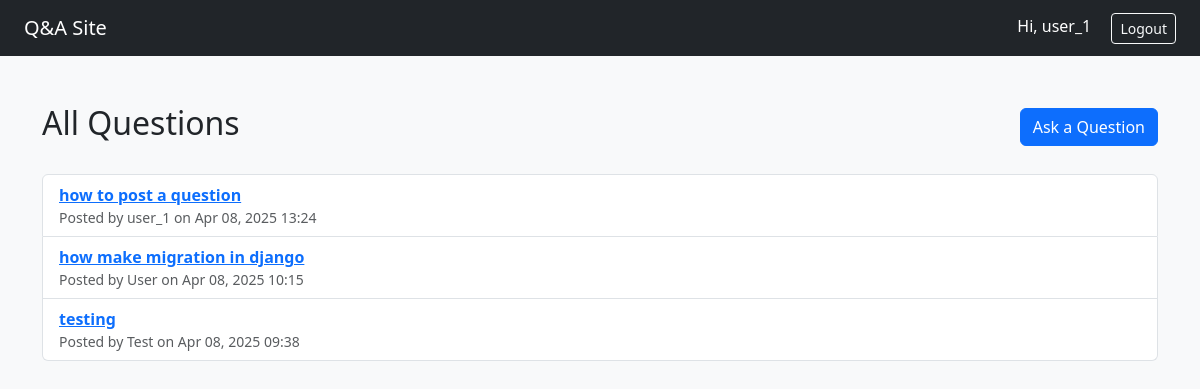
The page / (signed in) on the database its author committed.
### app/models.py (models this page shows, shortened)
class Question(models.Model):
    id = models.AutoField(primary_key=True)
    user = models.ForeignKey(User, on_delete=models.CASCADE)
    title = models.CharField(max_length=255)
    content = models.TextField(blank=True, null=True)
    created_at = models.DateTimeField(auto_now_add=True)

### app/views.py (the view)
# urls.py: path('', views.home, name='home'),
def home(request):
    questions = Question.objects.all().order_by('-created_at')
    return render(request, 'app/home.html', {'questions': questions})

### app/templates/app/home.html (shortened to what this page needs)
{% extends 'app/base.html' %}
{% block content %}
<div class="d-flex justify-content-between align-items-center mb-4">
    <h2>All Questions</h2>
    <a href="{% url 'ask_question' %}" class="btn btn-primary">Ask a Question</a>
</div>
<ul class="list-group">
    {% for q in questions %}
        <li class="list-group-item">
            <a href="{% url 'question_detail' q.id %}" class="fw-bold">{{ q.title }}</a>
            <div class="text-muted small">Posted by {{ q.user.username }} on {{ q.created_at|date:"M d, Y H:i" }}</div>
        </li>
    {% empty %}
        <li class="list-group-item text-muted">No questions yet.</li>
    {% endfor %}
</ul>
{% endblock %}

### app/templates/app/base.html (shortened to what this page needs)
<!DOCTYPE html>
<html lang="en">
<head>
    <link href="https://cdn.jsdelivr.net/npm/bootstrap@5.3.2/dist/css/bootstrap.min.css" rel="stylesheet">
</head>
<body class="bg-light">
    <nav class="navbar navbar-expand-lg navbar-dark bg-dark px-4">
        <a class="navbar-brand" href="{% url 'home' %}">Q&A Site</a>
        <div class="ms-auto">
            {% if user.is_authenticated %}
                <span class="text-white me-3">Hi, {{ user.username }}</span>
                <a href="{% url 'logout' %}" class="btn btn-outline-light btn-sm">Logout</a>
            {% else %}
                <a href="{% url 'login' %}" class="btn btn-outline-light btn-sm me-2">Login</a>
                <a href="{% url 'register' %}" class="btn btn-light btn-sm">Register</a>
            {% endif %}
        </div>
    </nav>
    <div class="container mt-5">
        {% block content %}{% endblock %}
    </div>
</body>
</html>

### rows shown on the page
Question: title "how to post a question", user.username "user_1", created_at "Apr 08, 2025 13:24"
Question: title "how make migration in django", user.username "User", created_at "Apr 08, 2025 10:15"
Question: title "testing", user.username "Test", created_at "Apr 08, 2025 09:38"

### other values the page prints
{{ user.username }} "user_1"
